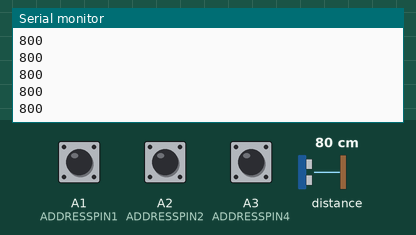
A sketch run on a simulated Arduino Uno, built with avr-gcc and run on an emulated ATmega328P. Shown: the last lines printed to the serial monitor. Inputs (shaded band) come from the test bench; at power-on: distance to the obstacle 80 cm, A1 (ADDRESSPIN1) HIGH, A2 (ADDRESSPIN2) HIGH, A3 (ADDRESSPIN4) HIGH. No radio packets arrive unless stated.

Above: at 1.2 s.
1.3 s: distance to the obstacle set to 2 cm
At 1.8 s:
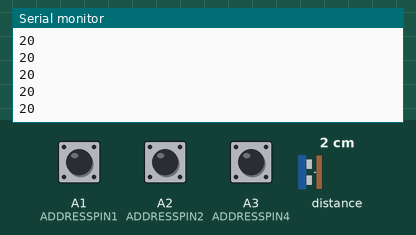
2.8 s: distance to the obstacle set to 4 cm
At 3.3 s:
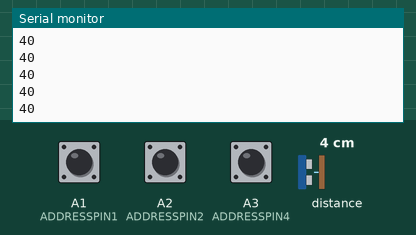
Timing chart, 0 to 5.8 s (numbered marks = the images above; inputs shaded):
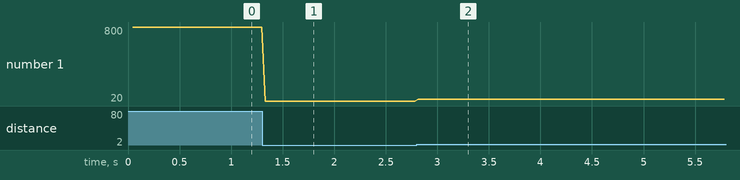

The sketch:

ranger_transmitter.ino
```cpp
/*
   Radio transmitter: does a local V53L0X ranging and transmits findings

   The remote radios have addresses 00000 to 00004 and each will
   transmit an array of two integers in their "acknowledge payload"

   Uses NRF24L01 transceiver module to repeatedly receive remote analog data.

   radio pin    Arduino Uno/Nano pin    Arduino Micro pin
   VCC          3.3V                    3.3V
   GND          GND                     GND
   CE           7                       7
   CSN          8                       8
   MOSI         11                      MO
   MISO         12                      MI
   SCK          13                      SCK


   Read analog input pins to discover radio number, using this scheme:
   radio #| inputs grounded
   -------|----------------
   0      | none
   1      | A1
   2      | A2
   3      | A1 and A2
   4      | A3


   a fork of "multi_transmitter" from "Empathy Machine" project, commit 5a1137e:
      <https://github.com/robzach/Empathy_Machine/commit/5a1137ec3f7dec60e37fa79feb964c7cfc244845>
   radio code adapted from "SimpleRxAckPayload" by user Robin2 on Arduino.cc forum
   V53L0X code adapted from Pololu's library examples

   Robert Zacharias, rz@rzach.me, 7-18-19

*/

#include <SPI.h>
#include <nRF24L01.h>
#include <RF24.h>
#include <Wire.h>
#include <VL53L0X.h>

const int ADDRESSPIN1 = A1;
const int ADDRESSPIN2 = A2;
const int ADDRESSPIN4 = A3;

const int CE_PIN = 7;
const int CSN_PIN = 8;

RF24 radio(CE_PIN, CSN_PIN);
VL53L0X sensor;

char dataReceived[2]; // size of the data to receive (only one character)
int ackData[2] = { -10, -10}; // the two values to be transmitted

void setup() {
  Serial.begin(9600);

  // detect the address of this radio based on which address pins are tied to ground
  pinMode(ADDRESSPIN1, INPUT_PULLUP);
  pinMode(ADDRESSPIN2, INPUT_PULLUP);
  pinMode(ADDRESSPIN4, INPUT_PULLUP);
  delay(5); // let the inputs settle for a moment
  byte address = !digitalRead(ADDRESSPIN1) + (2 * (!digitalRead(ADDRESSPIN2))) +
                 (4 * (!digitalRead(ADDRESSPIN4)));
  byte transmitterAddress[5] = {0, 0, 0, 0, address}; // set up transmitter

  // report the address to serial monitor for debugging
  String printableAddress = "";
  for (int i = 0; i<sizeof(transmitterAddress)/sizeof(transmitterAddress[0]); i++){
    printableAddress += transmitterAddress[i];
  }
  Serial.println((String)"radio address: " + printableAddress);

  Wire.begin();
  sensor.init();
  sensor.setTimeout(500);

  radio.begin();
  radio.setDataRate( RF24_250KBPS );
  radio.openReadingPipe(1, transmitterAddress);
  radio.enableAckPayload();
  radio.startListening();
  radio.writeAckPayload(1, &ackData, sizeof(ackData)); // pre-load data
}

void loop() {
  int distance = sensor.readRangeSingleMillimeters();
  if (distance < 7000) Serial.println(distance);

  if ( radio.available() ) { // if incoming data received
    radio.read( &dataReceived, sizeof(dataReceived) );

    ackData[0] = -10; // -10 will stand in for a positive ack signal for now
    ackData[1] = distance;

    radio.writeAckPayload(1, &ackData, sizeof(ackData)); // load the payload for the next time
  }
}
```

Measured:
- after the input at 1.3 s, the serial monitor: prints a new line at once (image 1)
- after the input at 2.8 s, the serial monitor: prints a new line at once (image 2)
- plotted number 1: 800 → 20 after the input at 1.3 s, 20 → 40 after the input at 2.8 s
